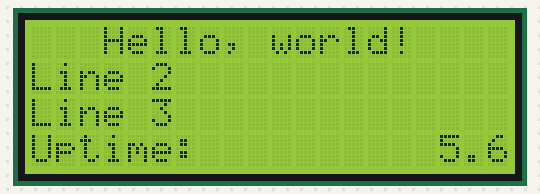
Recording of a sketch running on a simulated Arduino Zero (SAMD21). Shown: 20×4 character LCD. What the sketch prints to the serial monitor is not drawn.

Above: at 5.87 s.
At 9.76 s:
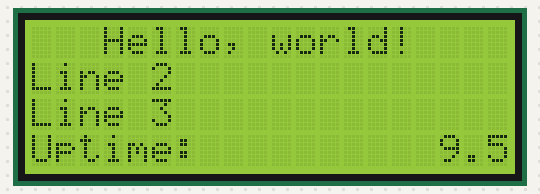
At 14.02 s:
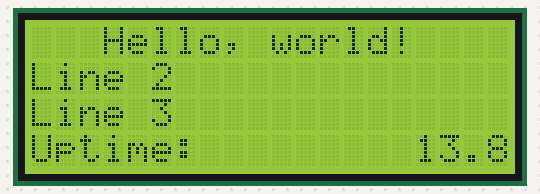
At 22.53 s:
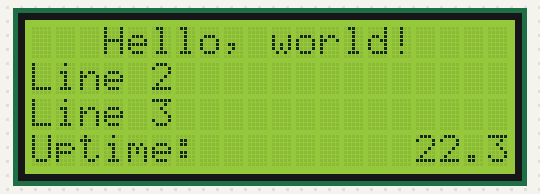
At 31.04 s:
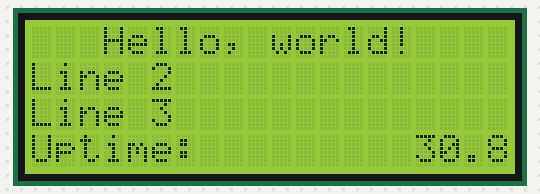
At 39.55 s:
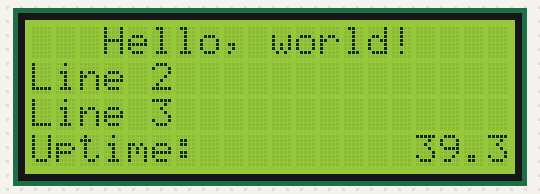

The sketch:

DigiX_LCD_I2C.ino
```cpp
#include <Wire.h>
#include <LiquidCrystal_I2C.h>

LiquidCrystal_I2C lcd(0x27, 20, 4);  // set the LCD address to 0x3F for a 20 chars and 4 lines display

// --------------------------------

#define LED_PIN         13

void blink() {
      digitalWrite(LED_PIN, HIGH);
      delay(100 /*ms*/);
      digitalWrite(LED_PIN, LOW);
}

// --------------------------------

void setup_pause() {
    // DigiX trick - since we are on serial over USB wait for character to be
    // entered in serial terminal
    // Delay start by up to 5 seconds unless a key is pressed.
    // This should give enough to reprogram a bad behaving program.
    SerialUSB.begin(9600);
    for (int i = 0; i < 5 && !SerialUSB.available(); i++) {
        SerialUSB.println("Enter any key to begin");
        blink();
        delay(1000);
    }
    SerialUSB.println("Starting");
}

void helloworld() {
  SerialUSB.println("LCD init");
  lcd.init();
  // Print a message to the LCD.
  SerialUSB.println("LCD backlight");
  lcd.display();
  lcd.backlight();
  SerialUSB.println("Line 0");
  blink();
  lcd.setCursor(3,0);
  lcd.print("Hello, world!");
  lcd.setCursor(0,1);
  lcd.print("Line 2");
  lcd.setCursor(0,2);
  lcd.print("Line 3");
  lcd.setCursor(0,3);
  lcd.print("Uptime:");
}

void setup() {
  setup_pause();

  helloworld();
}

void loop() {
  long mil = millis();
  int sec = mil / 1000;
  int dec = (mil / 100) % 10;
  String s(sec);
  lcd.setCursor(20 - 2 - s.length(), 3);
  lcd.print(s);
  lcd.print('.');
  lcd.print(dec);

  delay(250);
  blink();
}
```
